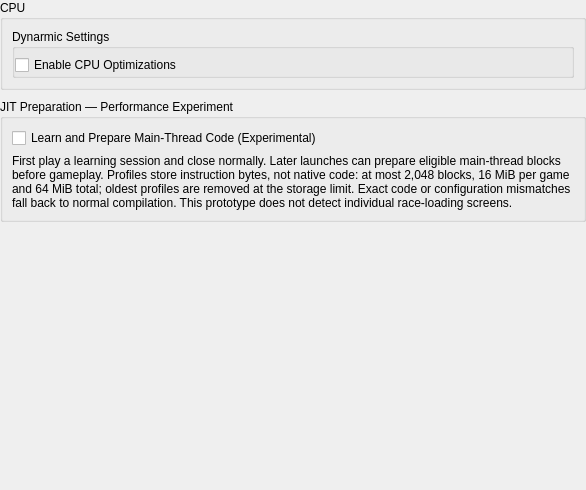
           <widget class="QWidget" name="cpu_scroll_contents">
            <property name="geometry">
             <rect>
              <x>0</x>
              <y>0</y>
              <width>586</width>
              <height>490</height>
             </rect>
            </property>
            <layout class="QVBoxLayout" name="cpu_tab_content_layout">
             <property name="spacing">
              <number>9</number>
             </property>
             <property name="leftMargin">
              <number>0</number>
             </property>
             <property name="topMargin">
              <number>0</number>
             </property>
             <property name="rightMargin">
              <number>0</number>
             </property>
             <property name="bottomMargin">
              <number>0</number>
             </property>
             <item>
              <widget class="QGroupBox" name="gb_cpu_emulation_section">
               <property name="title">
                <string>CPU</string>
               </property>
               <layout class="QVBoxLayout" name="gb_cpu_emulation_section_layout">
                <property name="spacing">
                 <number>6</number>
                </property>
                <item>
                 <widget class="QGroupBox" name="gb_cpu_optimizations">
                  <property name="title">
                   <string>Dynarmic Settings</string>
                  </property>
                  <property name="flat">
                   <bool>true</bool>
                  </property>
                  <layout class="QVBoxLayout" name="gb_cpu_optimizations_layout">
                   <property name="leftMargin">
                    <number>0</number>
                   </property>
                   <property name="topMargin">
                    <number>6</number>
                   </property>
                   <property name="rightMargin">
                    <number>0</number>
                   </property>
                   <property name="bottomMargin">
                    <number>0</number>
                   </property>
                   <item>
                    <widget class="QCheckBox" name="cpu_opt">
                     <property name="text">
                      <string>Enable CPU Optimizations</string>
                     </property>
                    </widget>
                   </item>
                  </layout>
                 </widget>
                </item>
               </layout>
              </widget>
             </item>
             <item>
              <widget class="QGroupBox" name="gb_jit_preparation">
               <property name="title"><string>JIT Preparation — Performance Experiment</string></property>
               <layout class="QVBoxLayout" name="jit_preparation_layout">
                <item><widget class="QCheckBox" name="jit_preparation">
                 <property name="text"><string>Learn and Prepare Main-Thread Code (Experimental)</string></property>
                 <property name="toolTip"><string>Windows/x64 prototype. Learns bounded instruction-read manifests during play and saves on normal exit. On later launches, validates the loaded executable and every read before compile-only preparation. No guest code is executed. Preparation may reduce first-use compilation stalls; benefits are not yet validated. Compilation is budgeted to 1.5 seconds plus the final block; profile validation also adds startup time. Uses up to 8 MiB plus one block of native code and bounded learning overhead. Restart required.</string></property>
                </widget></item>
                <item><widget class="QLabel" name="jit_preparation_description">
                 <property name="text"><string>First play a learning session and close normally. Later launches can prepare eligible main-thread blocks before gameplay. Profiles store instruction bytes, not native code: at most 2,048 blocks, 16 MiB per game and 64 MiB total; oldest profiles are removed at the storage limit. Exact code or configuration mismatches fall back to normal compilation. This prototype does not detect individual race-loading screens.</string></property>
                 <property name="wordWrap"><bool>true</bool></property>
                </widget></item>
               </layout>
              </widget>
             </item>
             <item>
              <spacer name="cpu_tab_content_spacer">
               <property name="orientation">
                <enum>Qt::Orientation::Vertical</enum>
               </property>
               <property name="sizeHint" stdset="0">
                <size>
                 <width>20</width>
                 <height>40</height>
                </size>
               </property>
              </spacer>
             </item>
            </layout>
           </widget>
